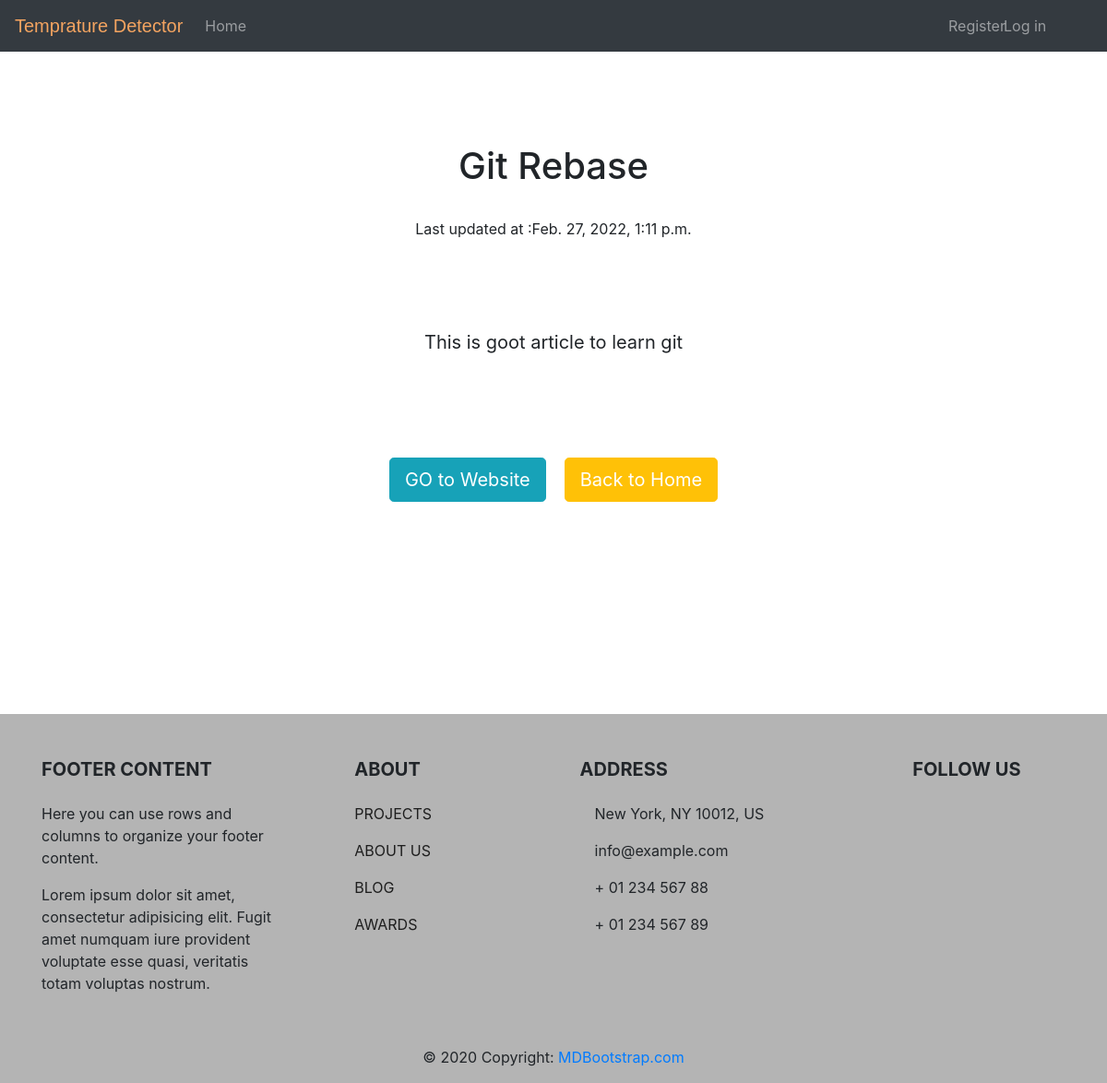
Page /read/9 on the committed database.
### app/models.py (models this page shows, shortened)
class AboutUrl(models.Model):
    UrlChoices = (
        ('Important', 'Important'),
        ('Almost Important', 'Almost Important'),
        ('Not Important', 'Not Important')
    )
    user = models.ForeignKey(settings.AUTH_USER_MODEL, on_delete=models.CASCADE)
    original_url = models.URLField(max_length=700, default='exapmle.com')
    title = models.CharField(max_length=100)
    description = models.TextField()
    date_published = models.DateTimeField(auto_now=True)
    choices = models.CharField(verbose_name="", max_length=200, choices=UrlChoices)
    class Meta:
        ordering = ['-title']

### app/views.py (the view)
# urls.py: path('read/<int:pk>', Read.as_view(), name='read'),
class Read(View):
    def get(self, request, pk):
        newone = AboutUrl.objects.get(pk=pk)
        return render(request, 'read.html', {'newone': newone})

### app/templates/read.html
{% extends 'base.html' %}
{% block content %}
    <h1 style="display:flex; justify-content:center; margin-top:100px;">{{ newone.title }}</h1><br><p style="display:flex; justify-content:center;, color:grey;"> Last updated at :{{ newone.date_published }}</p>
    <p style="padding-top:80px;font-size:20px;position:relative;text-align:center;width:60%;left:20%">{{ newone.description }}</p>
    <div style="display:flex;justify-content:center; margin-top:110px;">
        <button  class = "btn btn-info btn-lg"><a style="text-decoration:none;list-style-type:none;color:white;"href="{{newone.original_url}}", target="_blank">GO to Website</a></button><div style="margin-left:20px;"><button class="btn btn-warning btn-lg"><a href="{% url 'home' %}", style="text-decoration:none;color:white;">Back to Home</a></button></div></div>
{% endblock %}

### rows in the picture
AboutUrl: title "Git Rebase", date_published "Feb. 27, 2022, 1:11 p.m.", description "This is goot article to learn git"
